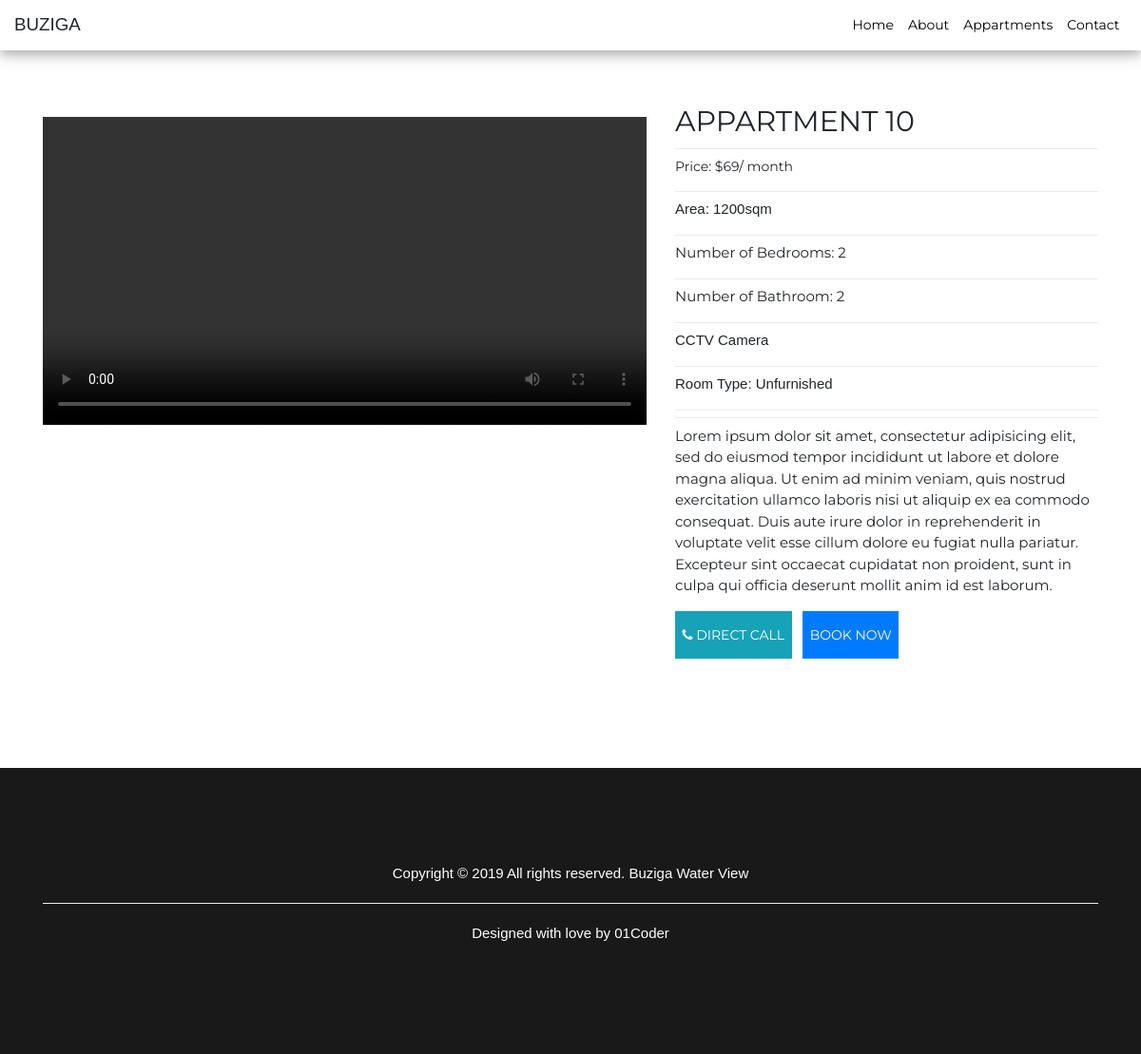
/appartments/appartment-10/details/, run on the app's committed database.
### apartment/models.py (models this page shows, shortened)
class Appartments(models.Model):
    kitchen_room = (
        ('True','True'),('False','False')
    )
    roomtype = (
        ('Furnished','Furnished'),('Unfurnished','Unfurnished')
    )
    title = models.CharField(max_length = 200)
    price = models.PositiveIntegerField()
    slug = models.SlugField(max_length = 200, default = "irabi")
    area_range = models.PositiveIntegerField(default = 1200)
    room_type = models.CharField(max_length = 50, default = "Furnished", choices = roomtype)
    Bedrooms = models.PositiveIntegerField(default = 2)
    Bathroom = models.PositiveIntegerField(default = 2)
    kitchen = models.CharField(max_length = 10, default = "True", choices = kitchen_room)
    image = models.FileField(default='settings.MEDIA_ROOT/logos/anonymous.jpg')
    class Meta:
        verbose_name_plural = "Appartments"

### apartment/views.py (the view)
# urls.py: url(r'^appartments/(?P<slug>[\w-]+)/details/$', views.appartmentDetailView, name = "appartmentsDetail"),
def appartmentDetailView(request, slug):
    get_appartment_detail = get_object_or_404(Appartments, slug = slug)
    myDate = datetime.now()
    context = {
        'date':myDate,
        'appartment_details':get_appartment_detail
    }
    return render(request, 'apartment/details.html', context)

### apartment/templates/apartment/details.html (shortened to what this page needs)
{% extends './base.html' %}
{% block content %}
  <div class="appartment_details">
    <div class="container">
      <div class="row one">
        <div class="col-md-7">
        <div class="row">
          <div class="col-md-12">
            <video width="100%" height="100%" controls>
              <source src="/static/images/video_one.mp4" type="video/mp4">
            </video>
          </div>
        </div>
        </div>
        <div class="col-md-5">
          <h1>{{appartment_details.title}}</h1>
          <div class="dropdown-divider"></div>
          <p class="price">Price: ${{appartment_details.price}}/ month</p>
          <div class="dropdown-divider"></div>
          <p class="area">Area: {{appartment_details.area_range}}sqm</p>
          <div class="dropdown-divider"></div>
          <p class="bedroom">Number of Bedrooms: {{appartment_details.Bedrooms}}</p>
          <div class="dropdown-divider"></div>
          <p class="bathroom">Number of Bathroom: {{appartment_details.Bathroom}}</p>
          <div class="dropdown-divider"></div>
          <p class="camera">CCTV Camera</p>
          <div class="dropdown-divider"></div>
          <p class="roomtype">Room Type: {{appartment_details.room_type}}</p>
          <div class="dropdown-divider"></div>
          <div class="dropdown-divider"></div>
          <p class="paragraph">Lorem ipsum dolor sit amet, consectetur adipisicing elit, sed do eiusmod tempor incididunt ut labore et dolore magna aliqua. Ut enim ad minim veniam, quis nostrud exercitation ullamco laboris nisi ut aliquip ex ea commodo consequat. Duis aute irure dolor in reprehenderit in voluptate velit esse cillum dolore eu fugiat nulla pariatur. Excepteur sint occaecat cupidatat non proident, sunt in culpa qui officia deserunt mollit anim id est laborum.</p>
          <p><a href="tel:+256778693500" class="btn btn-sm mr-2 btn-info"><i class="fa fa-phone"></i> Direct call</a> <a href="{% url 'bookingDeatails' slug=appartment_details.slug %}" class="btn btn-sm mr-2 btn-primary">Book now</a></p>
        </div>
      </div>
    </div>
  </div>
{% endblock %}

### apartment/static/css/w3.css (style rules this page uses)
html { box-sizing:border-box }
*,*:before,*:after { box-sizing:inherit }
html { -ms-text-size-adjust:100%;-webkit-text-size-adjust:100% }
body { margin:0 }
audio,canvas,progress,video { display:inline-block }
a { background-color:transparent;-webkit-text-decoration-skip:objects }
html,body { font-family:Verdana,sans-serif;font-size:15px;line-height:1.5 }
html { overflow-x:hidden }
h1 { font-size:36px }
h1,h2,h3,h4,h5,h6 { font-family:"Segoe UI",Arial,sans-serif;font-weight:400;margin:10px 0 }
a { color:inherit }

### apartment/static/css/css.css (style rules this page uses)
.appartment_details { padding: 100px 0px; }
.appartment_details h1 { font-size: 30px; font-family: 'Montserrat', sans-serif; text-transform: uppercase; }
.appartment_details p.price { font-size: 14px; font-family: 'Montserrat', sans-serif; font-weight: 400; }
.appartment_details p.bedroom, p.bathroom { font-family: 'Montserrat', sans-serif; }
.appartment_details p.paragraph { font-size: 15px; font-family: 'Montserrat', sans-serif; }
.appartment_details p a { border-radius: 0px; border: none; font-family: 'Montserrat', sans-serif; font-size: 14px; height: 50px; padding-top: 15px; text-transform: uppercase; }

### data on the page
Appartments: title "APPARTMENT 10", price "69", area_range "1200", Bedrooms "2", Bathroom "2", room_type "Unfurnished"

### other printed values
{{ date|date:'Y' }} "2019"
